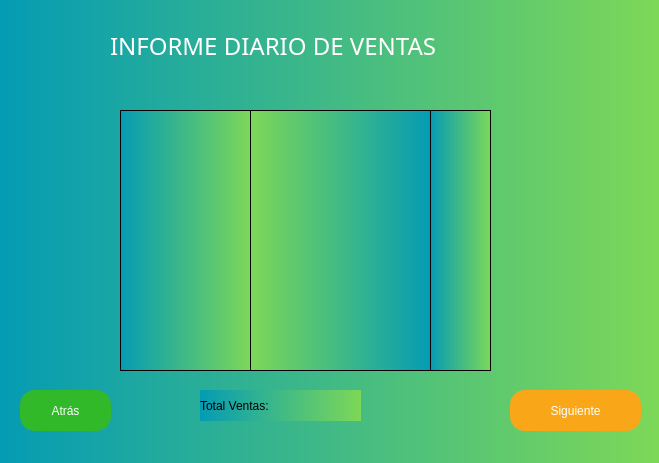
<?xml version="1.0" encoding="UTF-8"?>
<ui version="4.0">
 <class>ReportDaily</class>
 <widget class="QMainWindow" name="ReportDaily">
  <property name="geometry">
   <rect>
    <x>0</x>
    <y>0</y>
    <width>659</width>
    <height>463</height>
   </rect>
  </property>
  <property name="windowTitle">
   <string>Informe Diario de Ventas</string>
  </property>
  <property name="windowIcon">
   <iconset>
    <normaloff>ICONOI.jpg</normaloff>ICONOI.jpg</iconset>
  </property>
  <property name="autoFillBackground">
   <bool>false</bool>
  </property>
  <property name="styleSheet">
   <string notr="true">background-color: qlineargradient(spread:pad, x1:0, y1:0, x2:1, y2:0, stop:0 rgba(4,155,180, 255), stop:1 rgba(125,216,87, 255));</string>
  </property>
  <widget class="QWidget" name="centralwidget">
   <widget class="QLabel" name="tittleDi">
    <property name="geometry">
     <rect>
      <x>110</x>
      <y>30</y>
      <width>401</width>
      <height>31</height>
     </rect>
    </property>
    <property name="font">
     <font>
      <family>Arial Black</family>
      <pointsize>18</pointsize>
      <weight>10</weight>
      <italic>false</italic>
      <bold>false</bold>
     </font>
    </property>
    <property name="styleSheet">
     <string notr="true">background-color: rgb(255, 255, 255, 0);
color: rgb(255, 255, 255);
font: 87 18pt &quot;Arial Black&quot;;
</string>
    </property>
    <property name="text">
     <string>INFORME DIARIO DE VENTAS</string>
    </property>
   </widget>
   <widget class="QPushButton" name="btnBackDi">
    <property name="geometry">
     <rect>
      <x>20</x>
      <y>390</y>
      <width>91</width>
      <height>41</height>
     </rect>
    </property>
    <property name="cursor">
     <cursorShape>PointingHandCursor</cursorShape>
    </property>
    <property name="styleSheet">
     <string notr="true">background-color: rgb(50, 185, 41);
color: rgb(255, 255, 255);
border-radius:15px;
font: 87 14pt &quot;Arial Black&quot;;</string>
    </property>
    <property name="text">
     <string>Atrás</string>
    </property>
   </widget>
   <widget class="QPushButton" name="btnNext">
    <property name="geometry">
     <rect>
      <x>510</x>
      <y>390</y>
      <width>131</width>
      <height>41</height>
     </rect>
    </property>
    <property name="cursor">
     <cursorShape>PointingHandCursor</cursorShape>
    </property>
    <property name="styleSheet">
     <string notr="true">background-color: rgb(249, 167, 25);
color: rgb(255, 255, 255);
border-radius:15px;
font: 87 14pt &quot;Arial Black&quot;;</string>
    </property>
    <property name="text">
     <string>Siguiente</string>
    </property>
   </widget>
   <widget class="QListWidget" name="listRef">
    <property name="geometry">
     <rect>
      <x>120</x>
      <y>110</y>
      <width>131</width>
      <height>261</height>
     </rect>
    </property>
    <property name="styleSheet">
     <string notr="true"/>
    </property>
   </widget>
   <widget class="QListWidget" name="listProd">
    <property name="geometry">
     <rect>
      <x>250</x>
      <y>110</y>
      <width>181</width>
      <height>261</height>
     </rect>
    </property>
    <property name="styleSheet">
     <string notr="true">background-color: qlineargradient(spread:pad, x1:0, y1:0, x2:1, y2:0, stop:0 rgba(125,216,87, 255), stop:1 rgba(4,155,180, 255));</string>
    </property>
   </widget>
   <widget class="QListWidget" name="listCant">
    <property name="geometry">
     <rect>
      <x>430</x>
      <y>110</y>
      <width>61</width>
      <height>261</height>
     </rect>
    </property>
    <property name="styleSheet">
     <string notr="true"/>
    </property>
   </widget>
   <widget class="QLabel" name="eTotal">
    <property name="geometry">
     <rect>
      <x>200</x>
      <y>390</y>
      <width>161</width>
      <height>31</height>
     </rect>
    </property>
    <property name="styleSheet">
     <string notr="true"/>
    </property>
    <property name="text">
     <string>Total Ventas:</string>
    </property>
   </widget>
  </widget>
 </widget>
 <tabstops>
  <tabstop>listRef</tabstop>
  <tabstop>btnBackDi</tabstop>
  <tabstop>btnNext</tabstop>
 </tabstops>
 <resources/>
 <connections/>
</ui>
